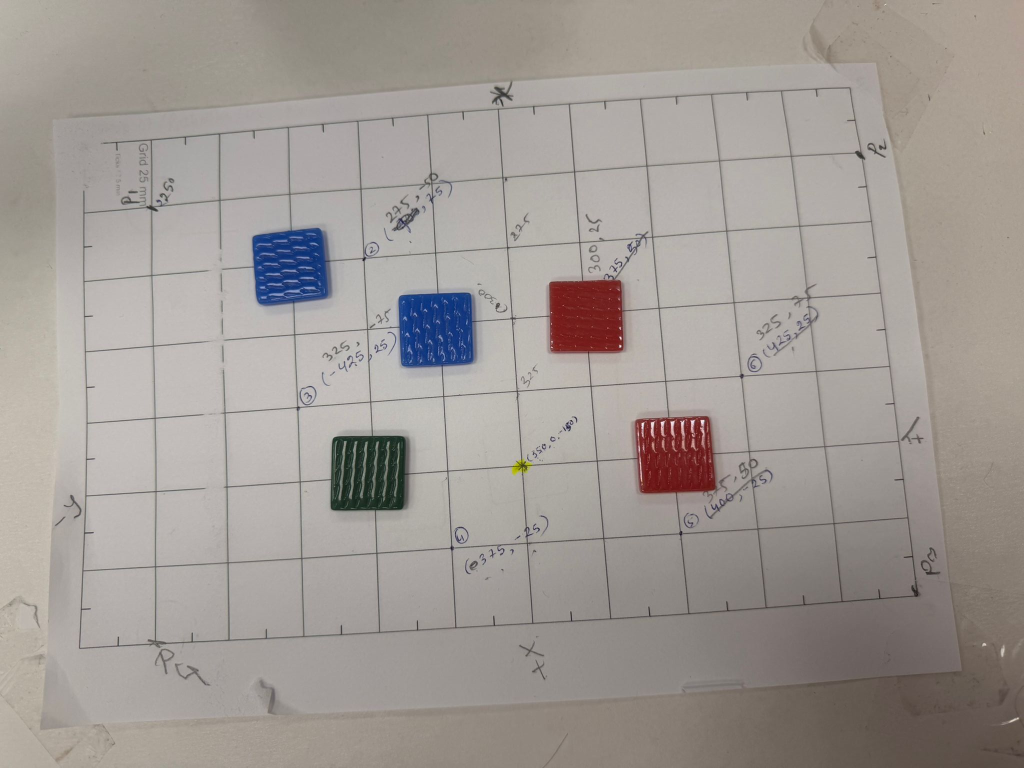
#> input picture run.jpeg, 2048 x 1536 px, given in place of the camera (shown at 1/2 size)
$ python main.py detect
#> lines starting #> are read from the running program, lines starting #| are printed output that depends on the picture; after the words box and inside, x2 and y2 are one past the last pixel; in counts of white or black regions, pixels touching at a corner belong together
### perception/detect_color.py
import cv2
import numpy as np
import json
import os

# Load calibration matrix
def load_calibration():

    base_dir = os.path.dirname(os.path.dirname(__file__))
    calib_path = os.path.join(base_dir, "calibration", "calibration.json")

    if not os.path.exists(calib_path):
        print("calibration.json not found")
        return None

    with open(calib_path, "r") as f:
#> (reads calibration/calibration.json from the repository)
        data = json.load(f)

    H = np.array(data["H"], dtype=np.float64)

    print("Calibration matrix loaded")
    return H

# Convert pixel -> robot coordinates (HIGH PRECISION)
def pixel_to_robot(u, v, H):

    p = np.array([u, v, 1.0], dtype=np.float64).reshape(3, 1)

    pr = H @ p
    pr = pr / pr[2]

    X = pr[0][0]
    Y = pr[1][0]

    return float(X), float(Y)

# Detect colored tiles with precise center
def detect_objects(show_windows=True):

    H = load_calibration()

    if H is None:
        return []

    results = []

    # Camera Initialization
    cap = cv2.VideoCapture(1, cv2.CAP_DSHOW)

    cap.set(cv2.CAP_PROP_FOURCC,
            cv2.VideoWriter_fourcc(*'MJPG'))

    cap.set(cv2.CAP_PROP_FRAME_WIDTH, 640)
    cap.set(cv2.CAP_PROP_FRAME_HEIGHT, 480)

    print("Camera opened:", cap.isOpened())

    if not cap.isOpened():
        print("Camera not detected")
        return []

    ret, frame = cap.read()
#> frame is the input picture: shape (1536, 2048, 3); mean B, G, R 148.5, 153.3, 159.8
    cap.release()

    if not ret:
        print("Failed to capture image")
        return []

    original_frame = frame.copy()

    # Convert to HSV
    hsv = cv2.cvtColor(frame, cv2.COLOR_BGR2HSV)
#> hsv: shape (1536, 2048, 3); mean H, S, V 17.9, 24.4, 161.2

    # Detect colored tiles (ignore white background)
    lower = np.array([0, 60, 40])
    upper = np.array([179, 255, 255])

    mask = cv2.inRange(hsv, lower, upper)
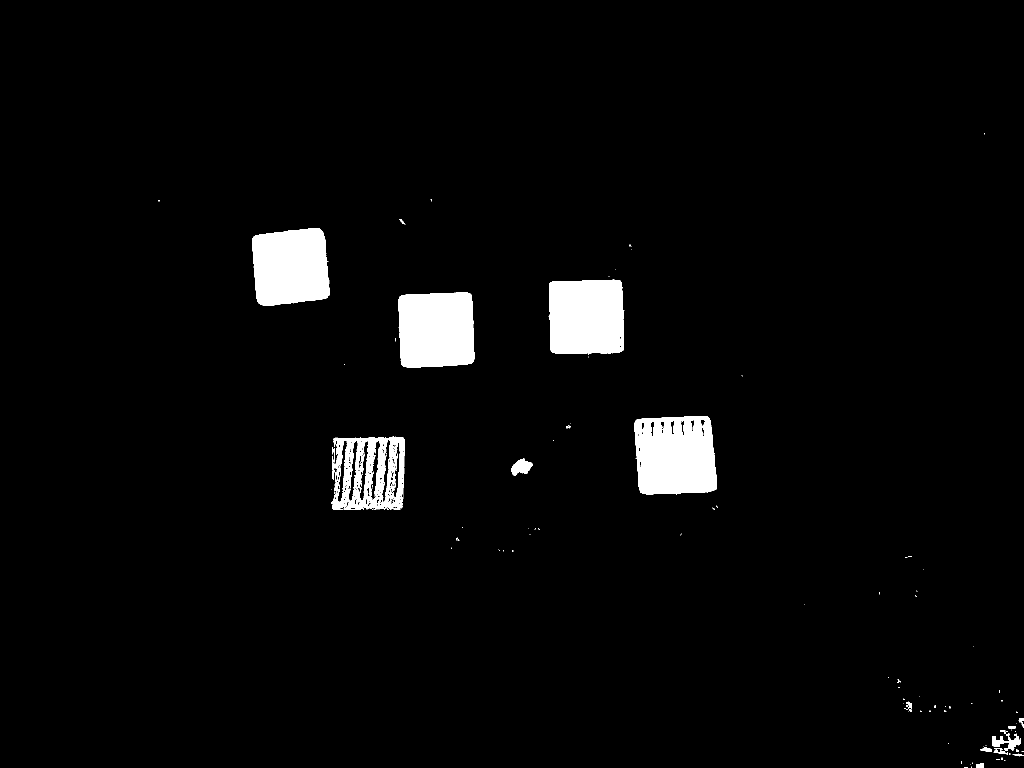
#> mask: shape (1536, 2048) (shown at 1/2 size); 3.2% white; 113 white regions (92 under 20 px), largest, box (x1, y1, x2, y2) and area: (1269, 832, 1434, 990) 22593, (797, 585, 949, 736) 21375, (1097, 559, 1249, 710) 21298

    # Clean mask - improves center accuracy
    kernel = np.ones((7, 7), np.uint8)

    mask = cv2.morphologyEx(mask, cv2.MORPH_CLOSE, kernel, iterations=2)
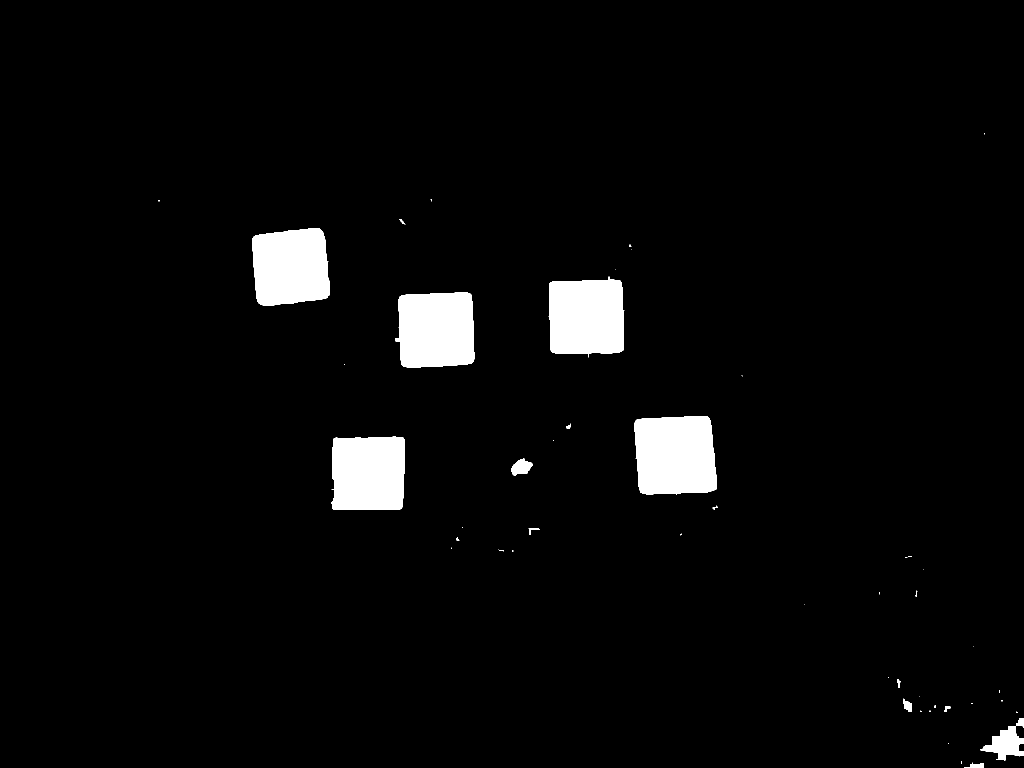
#> mask: shape (1536, 2048) (shown at 1/2 size); 3.6% white; 50 white regions (31 under 20 px), largest, box (x1, y1, x2, y2) and area: (1269, 832, 1434, 990) 23448, (791, 585, 949, 736) 21470, (1097, 553, 1249, 715) 21392
    mask = cv2.morphologyEx(mask, cv2.MORPH_OPEN, kernel, iterations=1)
#> mask: shape (1536, 2048); 3.6% white; 10 white regions
    mask = cv2.GaussianBlur(mask, (5, 5), 0)


    # Find contours
    contours, _ = cv2.findContours(
        mask,
        cv2.RETR_EXTERNAL,
        cv2.CHAIN_APPROX_SIMPLE
    )
#> contours = 10 contours; largest, box (x1, y1, x2, y2) and area: (1267, 830, 1435, 991) 24430, (789, 583, 951, 738) 22431, (1096, 557, 1250, 709) 22286, (503, 454, 662, 613) 21838, (662, 871, 811, 1022) 21421

    print(f"Contours found: {len(contours)}")
#| Contours found: 10

    for cnt in contours:

        area = cv2.contourArea(cnt)

        # Filter noise
        if area < 1500:
            continue

        # Compute TRUE center using centroid
        M = cv2.moments(cnt)

        if M["m00"] == 0:
            continue

        cx = M["m10"] / M["m00"]
        cy = M["m01"] / M["m00"]

        # Convert to robot coordinates
        robot_x, robot_y = pixel_to_robot(cx, cy, H)

        results.append({
            "pixel": (float(cx), float(cy)),
            "robot": (robot_x, robot_y)
        })

        # Draw center (RED DOT)
        cv2.circle(frame,
                   (int(cx), int(cy)),
                   7,
                   (0, 0, 255),
                   -1)

        # Draw contour (GREEN)
        cv2.drawContours(frame,
                         [cnt],
                         -1,
                         (0, 255, 0),
                         2)

        # Draw robot coordinate text
        text = f"({robot_x:.1f},{robot_y:.1f})"

        cv2.putText(frame,
                    text,
                    (int(cx) + 10, int(cy) - 10),
                    cv2.FONT_HERSHEY_SIMPLEX,
                    0.5,
                    (255, 0, 0),
                    2)
#> this loop made 10 passes
#> (area, cx, cy, p in pixel_to_robot, pr in pixel_to_robot, X in pixel_to_robot, Y in pixel_to_robot, robot_x) on passes 2, 6, 7, 8, 9, 10: (3499.5, 2011.1, 1487.4, [2011.1, 1487.4, 1], [781.1, 699.8, 1], 781.1, 699.8, 781.1), (21421, 736.5, 946.1, [736.5, 946.1, 1], [625.4, 214.2, 1], 625.4, 214.2, 625.4), (24430, 1350.2, 910.3, [1350.2, 910.3, 1], [590.9, 485.4, 1], 590.9, 485.4, 590.9), (22431, 871.9, 659.4, [871.9, 659.4, 1], [496.9, 286.4, 1], 496.9, 286.4, 496.9), (22286.5, 1172.8, 633.5, [1172.8, 633.5, 1], [478.3, 425.1, 1], 478.3, 425.1, 478.3), (21838.5, 581.1, 533.6, [581.1, 533.6, 1], [445.4, 149.6, 1], 445.4, 149.6, 445.4)
#> area on passes 1, 3, 4, 5: 301.5, 208.5, 399.5, 1154
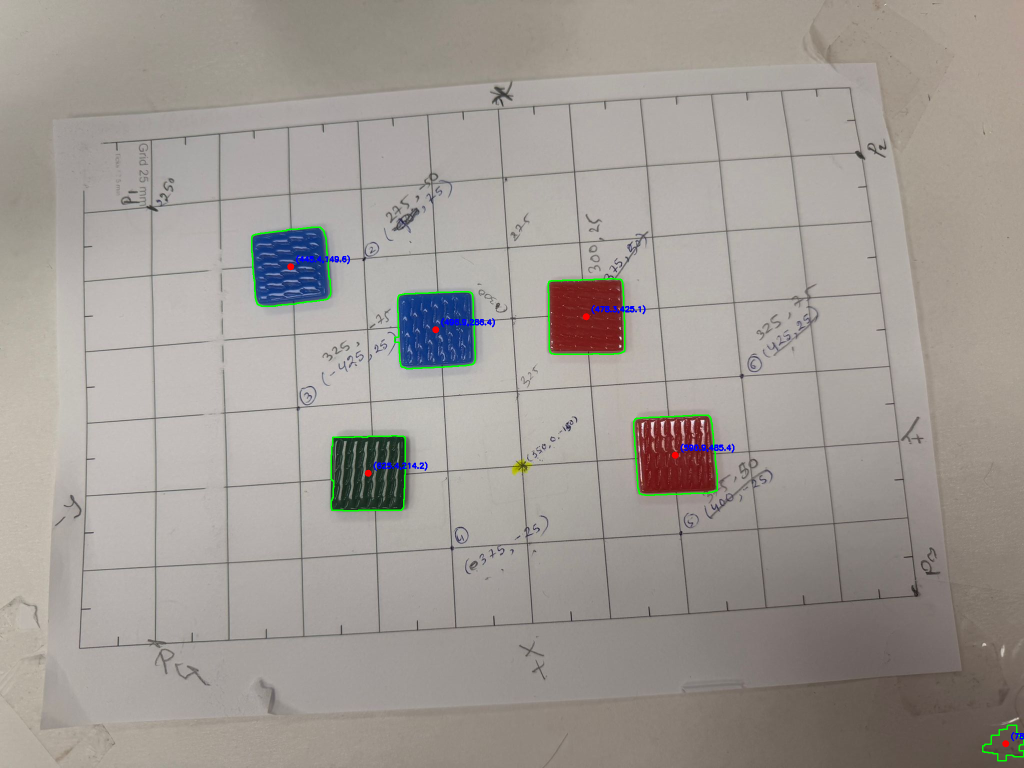
#> frame: shape (1536, 2048, 3) (shown at 1/2 size); 0.47% of pixels changed, all inside (x1, y1, x2, y2) = (502, 453, 2048, 1523)
#> after the loop, results = 6 items


    # Sort objects left-to-right
    results = sorted(results, key=lambda obj: obj["robot"][0])

    # Save annotated image
    base_dir = os.path.dirname(os.path.dirname(__file__))
    output_dir = os.path.join(base_dir, "output")

    os.makedirs(output_dir, exist_ok=True)

    output_path = os.path.join(output_dir,
                               "annotated_result.jpg")

    cv2.imwrite(output_path, frame)

    print(f"\nAnnotated image saved to:")
    print(output_path)

    # Show debug windows
    if show_windows:

        cv2.imshow("Detected Objects", frame)
        cv2.imshow("Mask", mask)

        print("\nPress any key to close windows")
        cv2.waitKey(0)
        cv2.destroyAllWindows()

    return results

# Standalone test
# [13 lines that do not run on import are left out]

### main.py
import argparse
from perception.detect_color import detect_objects
from robot.robot_control import robot_connect, robot_disconnect, pick_one
def run_detect(mode):

    results = detect_objects(show_windows=True)
#> results = 6 items

    if len(results) == 0:
        print("No targets found")
        return

    print(f"{len(results)} targets found\n")
#| 6 targets found

    for i, obj in enumerate(results):
        px = obj["pixel"]
        rb = obj["robot"]

        print(f"Target {i+1}")
        print(f"Pixel (u,v): {px}")
        print(f"Robot (X,Y): ({rb[0]:.2f}, {rb[1]:.2f})\n")
#> this loop made 6 passes
#> (px, rb) on passes 1 to 6: ((581.1, 533.6), (445.4, 149.6)), ((1172.8, 633.5), (478.3, 425.1)), ((871.9, 659.4), (496.9, 286.4)), ((1350.2, 910.3), (590.9, 485.4)), ((736.5, 946.1), (625.4, 214.2)), ((2011.1, 1487.4), (781.1, 699.8))
#> (printed output is left out)

    if mode == "plan":
        print("Plan mode selected. Robot will not move.")
        return

    if mode == "execute":

        confirm = input("Robot will move. Continue? (y/n): ")
        if confirm.lower() != "y":
            print("Execution cancelled")
            return

        robot_connect()

        for obj in results:
            target_xy = obj["robot"]
            print(f"Sending robot to: {target_xy}")
            pick_one(target_xy)

        robot_disconnect()


if __name__ == "__main__":

    parser = argparse.ArgumentParser()

    parser.add_argument(
        "command",
        choices=["detect"]
    )

    parser.add_argument(
        "--mode",
        choices=["plan", "execute"],
        default="plan"
    )

    args = parser.parse_args()

    if args.command == "detect":

        run_detect(args.mode)
